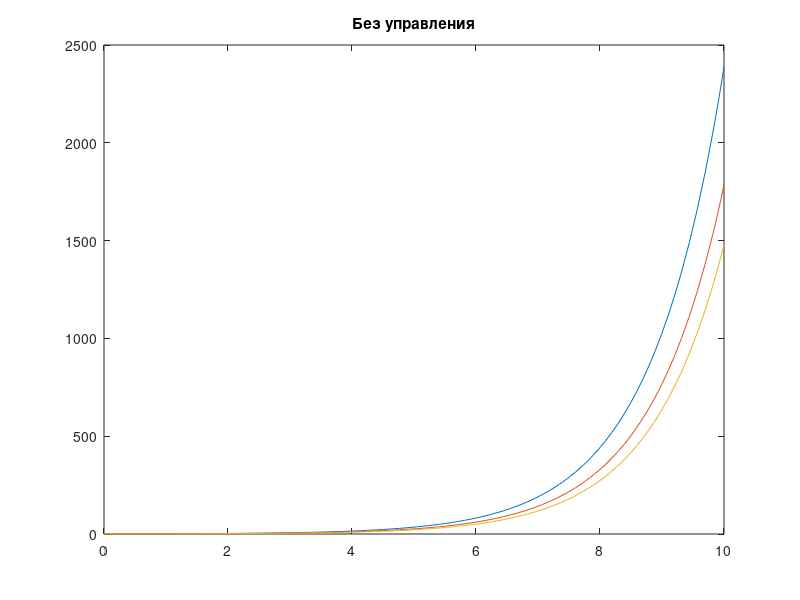

MATLAB code to generate this figure: (Note: this script raises an error after producing the figure.)
rng(42); % репродуцируемые случайные значения

%% Дано
A = [-3 1 5;...
     3 -4 1;...
     3 0 -4];
B = eye(3);

%% Моделирование 
x0 = rand(3, 1); % ненулевые начальные условия
t0 = 0;
tf = 10;
tspan = [t0 tf]; % время моделирования

%% С ненулевыми начальными условиями без управления
dxdt = @(t, x) A*x; % моделируемая система

[t, y] = ode45(dxdt, tspan, x0);

figure
plot(t, y);
title("Без управления");
subtitle(sprintf('x_0 = [%0.3f %0.3f %0.3f]', x0));
xlabel('t');
ylabel('x');
legend('x_1', 'x_2', 'x_3');
grid on

%% Те же начальные условия, но с управлением (ассимптотическая устойчивость)
k = -max(real(eig(A))); % граничный коэффициент усиления k*
u = @(x) k*x; % управление системы
dxdt = @(t, x) A*x + B*u(x); % моделируемая система

[t, y] = ode45(dxdt, tspan, x0);

figure
plot(t, y);
title("С управлением (Ассимптотическая устойчивость)");
subtitle(sprintf('x_0 = [%0.3f %0.3f %0.3f]; k=%0.3f', x0, k));
xlabel('t');
ylabel('x');
legend('x_1', 'x_2', 'x_3');
grid on

%% Те же начальные условия, но с неустойчивым управлением (k > k*)
k = k + 0.01; % граничный коэффициент усиления k*
u = @(x) k*x; % управление системы
dxdt = @(t, x) A*x + B*u(x); % моделируемая система

[t, y] = ode45(dxdt, tspan, x0);

figure
plot(t, y);
title("С неустойчивым управлением");
subtitle(sprintf('x_0 = [%0.3f %0.3f %0.3f]; k=%0.3f', x0, k));
xlabel('t');
ylabel('x');
legend('x_1', 'x_2', 'x_3');
grid on

%% Те же начальные условия, но с устойчивым управлением (k < k*)
k = k - 0.02; % граничный коэффициент усиления k*
u = @(x) k*x; % управление системы
dxdt = @(t, x) A*x + B*u(x); % моделируемая система

[t, y] = ode45(dxdt, tspan, x0);

figure
plot(t, y);
title("С устойчивым управлением");
subtitle(sprintf('x_0 = [%0.3f %0.3f %0.3f]; k=%0.3f', x0, k));
xlabel('t');
ylabel('x');
legend('x_1', 'x_2', 'x_3');
grid on

%% Окончание выполнения
input("press any key\n");
close all